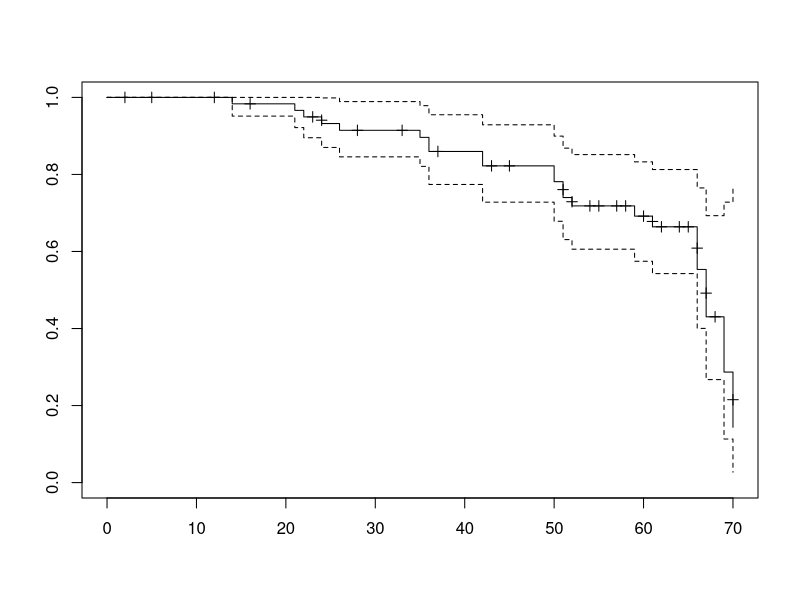
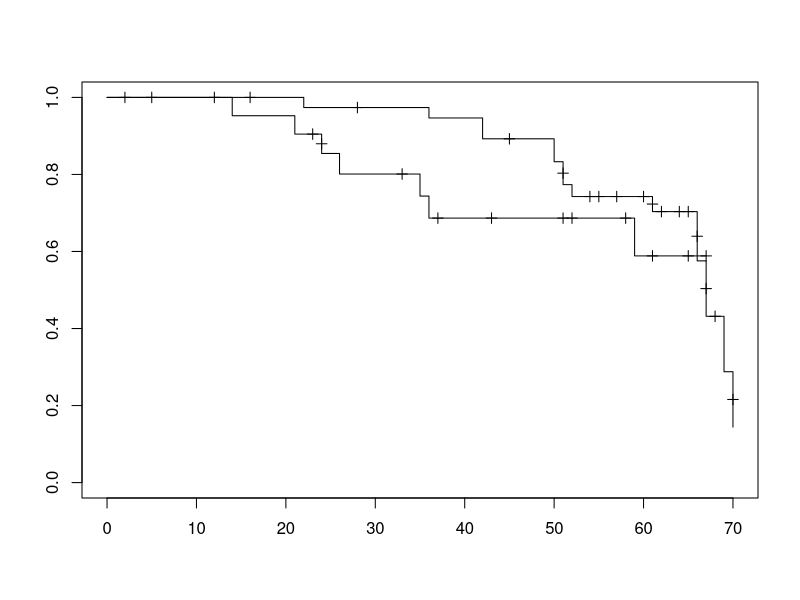
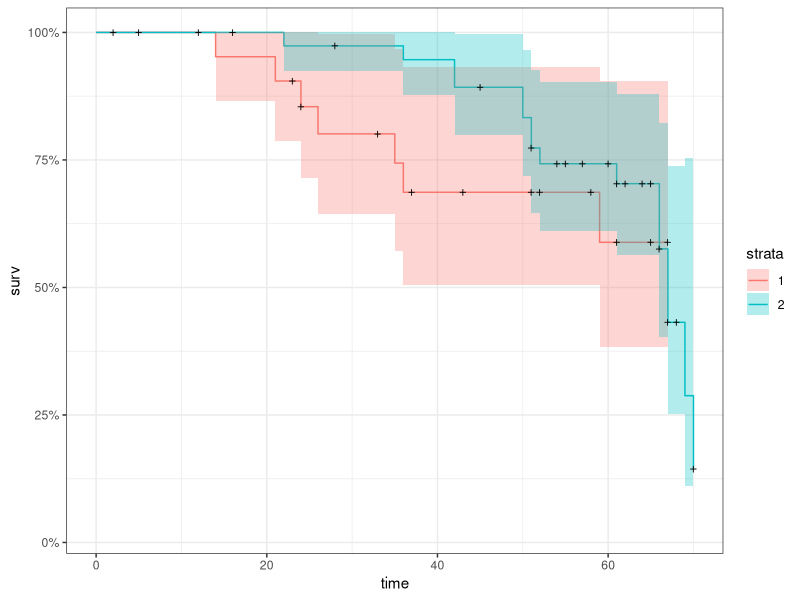

The R source for these figures, in order: (Note: this script raises an error after producing the figures.)
## ---- chunk 1
knitr::opts_chunk$set(echo = TRUE, comment = "")
## ---- chunk 2
library(tidyverse)
library(survival)
library(ggfortify)

theme_set(theme_bw())
## ---- chunk 3
var_names <- c("patient", "treatment", "time", "status", "age", "psa", "size", "gleason")
prostate <- read_delim ("prostate_cancer.txt", delim = " ", col_names = var_names)

glimpse(prostate)
## ---- chunk 4
Surv(prostate$time, prostate$status)

km1 <- survfit(Surv(prostate$time, prostate$status) ~ 1) # el 1 es xq es sin grupos

plot(km1, mark.time = T)
## ---- chunk 5
km2 <- survfit(Surv(prostate$time, prostate$status) ~ prostate$treatment) # el 1 es xq es sin grupos

plot(km2, mark.time = T)

## ---- chunk 6
km2 %>% autoplot() #from ggfortify
survdiff(Surv(prostate$time, prostate$status) ~ prostate$treatment)

## ---- chunk 7
data(motorette, package = "SMPracticals")

moto <- motorette
head(moto)

# x= temp in F
# cens= censoring indicator
# y= failure time in hours

plot(moto$x, moto$y)

Surv(moto$y, moto$cens)
survfit(Surv(moto$y, moto$cens) ~ 1)
moto_km1 <- survfit(Surv(moto$y, moto$cens) ~ 1)

moto_km1 %>% plot(mark.time = T)


moto <- moto %>% 
  mutate(temp_level = if_else(x < 180, "Low", "High"))

head(moto)

(moto_km2 <- survfit(Surv(moto$y, moto$cens) ~ moto$temp_level))

plot(moto_km2, mark.time = T)


survdiff(Surv(moto$y, moto$cens) ~ moto$temp_level)
## ---- chunk 8
df <- tibble(udca1)
dim(df)
head(df)

Surv(df$futime, df$status)

km_model <- survfit(Surv(futime, status) ~ trt, data = df)
autoplot(km_model)


cox_model <- coxph(Surv(futime, status) ~ trt + stage + bili + riskscore, data = df)
summary(cox_model)

cox_model2 <- coxph(Surv(futime, status) ~ trt + riskscore, data = df)
summary(cox_model2)
## ---- chunk 9
survfit(cox_model2) %>% autoplot()
